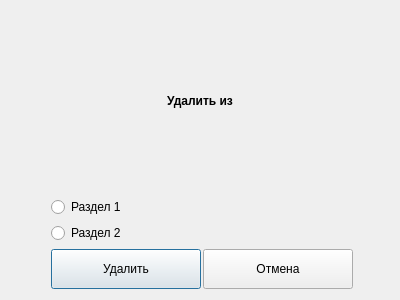
<?xml version="1.0" encoding="UTF-8"?>
<ui version="4.0">
 <class>Dialog</class>
 <widget class="QDialog" name="Dialog">
  <property name="geometry">
   <rect>
    <x>0</x>
    <y>0</y>
    <width>400</width>
    <height>300</height>
   </rect>
  </property>
  <property name="sizePolicy">
   <sizepolicy hsizetype="Fixed" vsizetype="Fixed">
    <horstretch>0</horstretch>
    <verstretch>0</verstretch>
   </sizepolicy>
  </property>
  <property name="minimumSize">
   <size>
    <width>400</width>
    <height>300</height>
   </size>
  </property>
  <property name="maximumSize">
   <size>
    <width>400</width>
    <height>300</height>
   </size>
  </property>
  <property name="windowTitle">
   <string>Dialog</string>
  </property>
  <layout class="QHBoxLayout" name="horizontalLayout">
   <item>
    <layout class="QVBoxLayout" name="verticalLayout">
     <property name="leftMargin">
      <number>40</number>
     </property>
     <property name="rightMargin">
      <number>40</number>
     </property>
     <item>
      <widget class="QLabel" name="label">
       <property name="text">
        <string>&lt;html&gt;&lt;head/&gt;&lt;body&gt;&lt;p align=&quot;center&quot;&gt;&lt;span style=&quot; font-weight:700;&quot;&gt;Удалить из&lt;/span&gt;&lt;/p&gt;&lt;/body&gt;&lt;/html&gt;</string>
       </property>
      </widget>
     </item>
     <item>
      <widget class="QRadioButton" name="chapter_switcher_1">
       <property name="text">
        <string>Раздел 1</string>
       </property>
      </widget>
     </item>
     <item>
      <widget class="QRadioButton" name="chapter_swither_2">
       <property name="text">
        <string>Раздел 2</string>
       </property>
      </widget>
     </item>
     <item>
      <layout class="QHBoxLayout" name="horizontalLayout_2">
       <item>
        <widget class="QPushButton" name="del_button">
         <property name="sizePolicy">
          <sizepolicy hsizetype="Fixed" vsizetype="Fixed">
           <horstretch>0</horstretch>
           <verstretch>0</verstretch>
          </sizepolicy>
         </property>
         <property name="minimumSize">
          <size>
           <width>150</width>
           <height>40</height>
          </size>
         </property>
         <property name="maximumSize">
          <size>
           <width>150</width>
           <height>40</height>
          </size>
         </property>
         <property name="text">
          <string>Удалить</string>
         </property>
        </widget>
       </item>
       <item>
        <widget class="QPushButton" name="cancel_button">
         <property name="sizePolicy">
          <sizepolicy hsizetype="Fixed" vsizetype="Fixed">
           <horstretch>0</horstretch>
           <verstretch>0</verstretch>
          </sizepolicy>
         </property>
         <property name="minimumSize">
          <size>
           <width>150</width>
           <height>40</height>
          </size>
         </property>
         <property name="maximumSize">
          <size>
           <width>150</width>
           <height>40</height>
          </size>
         </property>
         <property name="text">
          <string>Отмена</string>
         </property>
        </widget>
       </item>
      </layout>
     </item>
    </layout>
   </item>
  </layout>
 </widget>
 <resources/>
 <connections/>
</ui>
